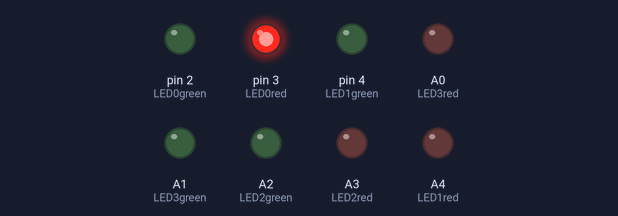
A sketch run on a simulated Arduino Uno, built with avr-gcc and run on an emulated ATmega328P. Shown: output pins drawn as LEDs (lit = HIGH).

Above: at 0.5 s.
At 1.5 s:
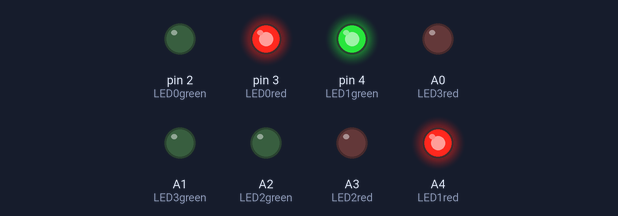
At 2.5 s:
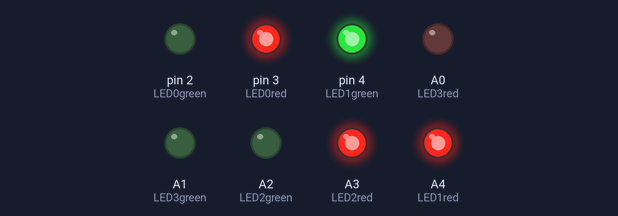
At 3.5 s:
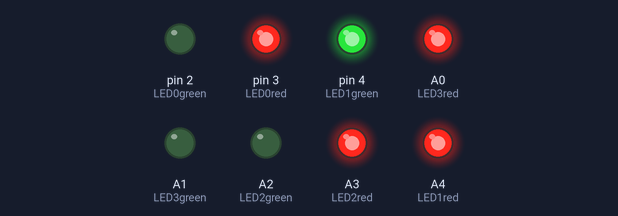
Timing chart, 0 to 4.6 s (numbered marks = the images above):
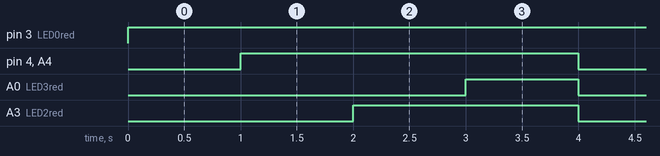

The sketch:

RGB_test.ino
```cpp
int LED0red= 3;
int LED0green = 2;

int LED1red= A4;
int LED1green = 4;

int LED2red= A3;
int LED2green = A2;

int LED3red= A0;
int LED3green = A1;


int red = 255;
int green = 180;


void setup() {
  Serial.begin(9600);
  pinMode(LED0red, OUTPUT);
  pinMode(LED0green, OUTPUT);
  pinMode(LED1red, OUTPUT);
  pinMode(LED1green, OUTPUT);
  pinMode(LED2red, OUTPUT);
  pinMode(LED2green, OUTPUT);
  pinMode(LED3red, OUTPUT);
  pinMode(LED3green, OUTPUT);

}

void loop() {


   for(int i=0; i <= 255; i+50){

    setColor(red, i, LED0red, LED0green); // Red Color
    delay(1000);
    setColor(red, green, LED1red, LED1green);
    delay(1000);
    setColor(red, i, LED2red, LED2green);
    delay(1000);
    setColor(red, i, LED3red, LED3green);
    delay(1000);
    setColor(0, 0, LED0red, LED0green);
    setColor(0, 0, LED1red, LED1green);
    setColor(0, 0, LED2red, LED2green);
    setColor(0, 0, LED3red, LED3green);

   }


}

void setColor(int redValue, int greenValue, int LEDred, int LEDgreen) {
  analogWrite(LEDred, redValue);
  analogWrite(LEDgreen, greenValue);

}
```

Measured:
- by itself, pin 3 (LED0red): LOW → HIGH at 0.00 s
- by itself, pin 4 (LED1green), A4 (LED1red): alternates HIGH for 3.0 s and LOW for 1.0 s
- by itself, A0 (LED3red): alternates HIGH for 1.0 s and LOW for 3.0 s
- by itself, A3 (LED2red): alternates HIGH for 2.0 s and LOW for 2.0 s
